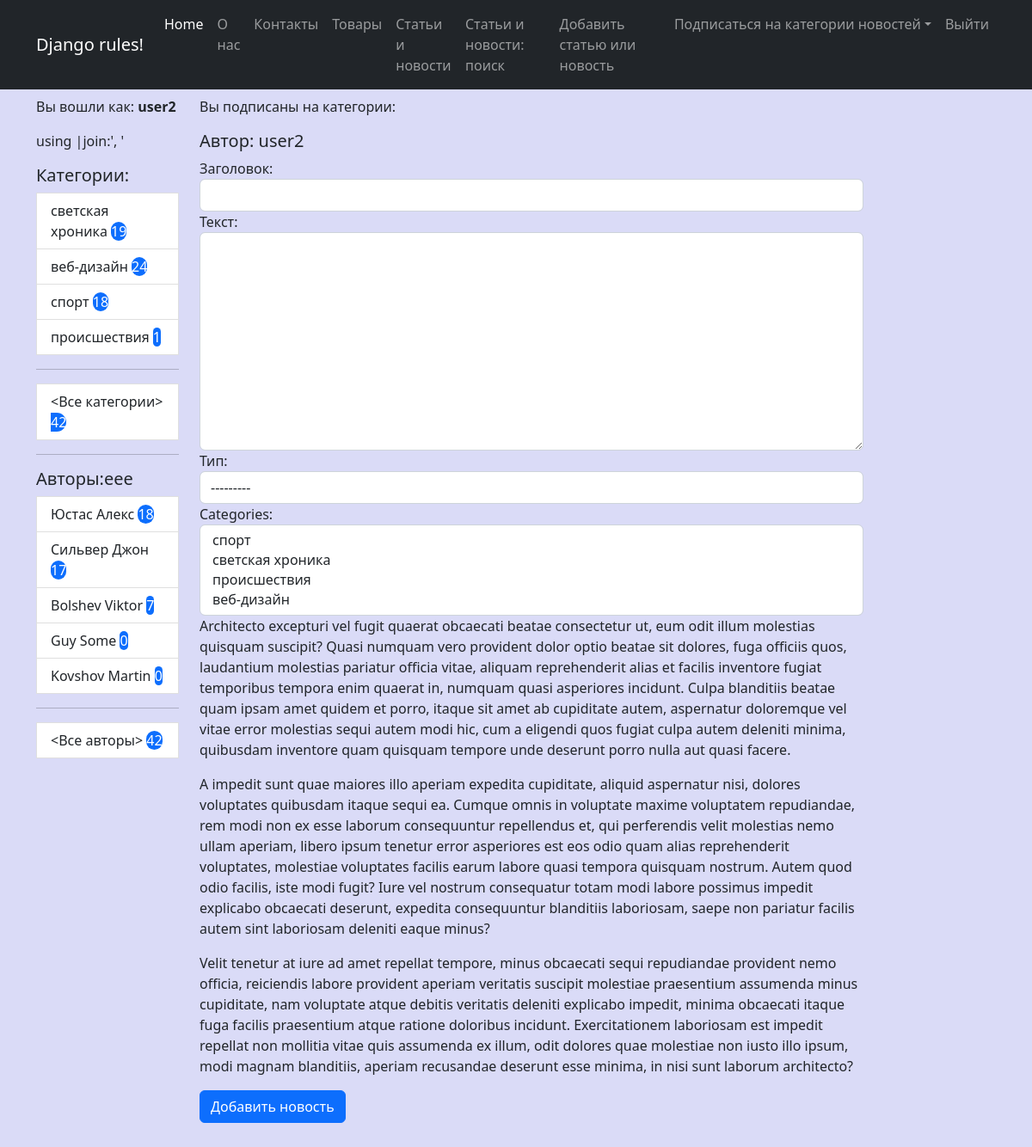
/add/ (signed in), run on the app's committed database.
### news/models.py (models this page shows, shortened)
class Category(m.Model):
    name = m.CharField(max_length=30, unique=True, verbose_name="Категория")
    user = m.ManyToManyField(User, through='UserCategory')
    def get_absolute_url(self):
        return reverse_lazy('news_by_cat', kwargs = {'pk':self.id})
    def __str__(self) -> str:
        return self.name
    class Meta:
        ordering = ['-name']
        verbose_name = "Категория"
        verbose_name_plural = 'Категории'

class Author(m.Model):
    user = m.OneToOneField(User, on_delete=m.CASCADE)
    rating = m.SmallIntegerField(default=0, verbose_name='Рейтинг')
    def get_absolute_url(self):
        return reverse_lazy('news_by_author', kwargs = {'pk':self.id})
    def __str__(self) -> str:
        return f"{self.user.last_name} {self.user.first_name}"

### news/views.py (the view, shortened to what this page needs)
# urls.py: path('add/', NewsCreate.as_view(), name='add_news'),
class NewsCreate(LoginRequiredMixin, PermissionRequiredMixin, CreateView):
    template_name = 'news/news_create.html'
    form_class = NewsForm
    permission_required = ('news.add_post', )
    def get_context_data(self, **kwargs):
        context = super().get_context_data(**kwargs)
        context['is_not_author'] = not self.request.user.groups.filter(name = 'authors').exists()
        context['categories'] = Category.objects.annotate(cnt=Count('post'))
        context['news_count'] = Post.objects.all().count
        context['authors'] = Author.objects.annotate(cnt=Count('post'))
        current_user = User.objects.get(pk=self.request.user.id)
        return context

### news/forms.py
class NewsForm(forms.ModelForm):
    class Meta:
        model = Post
        fields = ['title', 'content', 'type', 'categories']
        widgets = {
            'title': forms.TextInput(attrs={'class': 'form-control',}),
            'author': forms.Select(attrs={'class': 'form-control'}),
            'content': forms.Textarea(attrs={'class': 'form-control', 'rows':10 }),
            'type': forms.Select(attrs={'class': 'form-control'}),
            'categories': forms.SelectMultiple(attrs={'class': 'form-control'}),
        }

### news/templates/news/news_create.html (shortened to what this page needs)
{% extends 'base.html' %}
{% load custom_filters %}
{% block content %}
<h5>Автор: {{ request.user.username }}</h5>
<form method="POST">
    {{ form }}
    {% lorem 3 p random %}
    <button type="submit" class="btn btn-primary">Добавить новость</button>
</form>
{% endblock content %}

### templates/base.html (shortened to what this page needs)
{% load static %}
{% load custom_filters %}
<!DOCTYPE html>
<html lang="en">
    <head>
        <link href="https://cdn.jsdelivr.net/npm/bootstrap@5.2.1/dist/css/bootstrap.min.css" rel="stylesheet">
        <link href="https://getbootstrap.com/docs/5.2/assets/css/docs.css" rel="stylesheet">
        <link href="{% static 'css/my_style.css' %}" rel="stylesheet" type="text/css">
    </head>
    <body>
        <nav class="navbar navbar-expand-lg navbar-dark bg-dark sticky-lg-top">
            <div class="container">
                <a class="navbar-brand" href="#">Django rules!</a>
                <div class="collapse navbar-collapse" id="navbarSupportedContent">
                    <ul class="navbar-nav ms-auto mb-2 mb-lg-0">
                        <li class="nav-item"><a class="nav-link active" aria-current="page" href="#">Home</a></li>
                        <li class="nav-item"><a class="nav-link" href="/pages/about/">О нас</a></li>
                        <li class="nav-item"><a class="nav-link" href="/pages/contact/">Контакты</a></li>
                        <li class="nav-item"><a class="nav-link" href="/products/">Товары</a></li>
                        <li class="nav-item"><a class="nav-link" href="{% url 'all_news' %}">Статьи и новости</a></li>
                        <li class="nav-item"><a class="nav-link" href="{% url 'search_news' %}">Статьи и новости: поиск</a></li>
                        {% if perms.news.add_post %}
                        <li class="nav-item"><a class="nav-link" href="{% url 'add_news' %}">Добавить статью или новость</a></li>
                        {% endif %}
                        <li class="nav-item dropdown">
                            <a class="nav-link dropdown-toggle" id="navbarDropdown" href="#" role="button" data-bs-toggle="dropdown" aria-expanded="false">
                                Подписаться на категории новостей</a>
                        </li>
                        <li class="nav-item"><a class="nav-link" href="/accounts/logout">Выйти</a></li>
                    </ul>
                </div>
            </div>
        </nav>
        <div class="container">
            <div class="row mt-2">
                <div class="col-lg-2">
                    <p>Вы вошли как: <b>{{ request.user.username }}</b>
                        <p>{{ cats_by_user|join:', '}}</p><span class="comment">using |join:', '</span>
                    </p>
                    {% include 'inc/_sidebar.html' %}
                </div>
                <div class="col-lg-10">
                    <p>Вы подписаны на категории:
                    </p>
                    <div class="col-lg-10 text-start">
                        {% block content %}{% endblock content %}
                    </div>
                </div>
            </div>
        </div>
    </body>
</html>

### templates/inc/_sidebar.html
<div class="list-group">
    <h5>Категории:</h5>
    <div class="col-lt-1">
        {% for cat in categories %}
        <a href="{{ cat.get_absolute_url }}" class="list-group-item list-group-item-action" aria-current="true">
        {{ cat.name }} <span class="'badge rounded-pill text-bg-primary">{{ cat.cnt }}</span>
        </a>
        {% endfor %}
        <hr>
        <a href="{% url 'all_news' %}" class="list-group-item list-group-item-action" aria-current="true">
            <Все категории> <span class="'badge rounded-pill text-bg-primary"> {{ news_count }}</span>
        </a>
    </div>
</div>
<hr>
<h5>Авторы:eee</h5>
<div class="list-group">
    <div class="col-lt-1">
        {% for auth in authors %}
        <a href="{{ auth.get_absolute_url }}" class="list-group-item list-group-item-action" aria-current="true">
        {{ auth }} <span class="'badge rounded-pill text-bg-primary"> {{ auth.cnt }}</span>
        </a>
        {% endfor %}
        <hr>
        <a href="{% url 'all_news' %}" class="list-group-item list-group-item-action" aria-current="true">
            <Все авторы> <span class="'badge rounded-pill text-bg-primary"> {{ news_count }}</span>
        </a>
    </div>
</div>

### static/css/my_style.css (style rules this page uses)
body { background-color: rgb(218, 219, 247); }

### data on the page
Category: name "светская хроника", cnt "19"
Category: name "веб-дизайн", cnt "24"
Category: name "спорт", cnt "18"
Category: name "происшествия", cnt "1"
Author: user.first_name "Юстас Алекс", cnt "18"
Author: user.first_name "Сильвер Джон", cnt "17"
Author: user.first_name "Bolshev Viktor", cnt "7"
Author: user.first_name "Guy Some", cnt "0"
Author: user.first_name "Kovshov Martin", cnt "0"

### other printed values
{{ request.user.username }} "user2"
{{ news_count }} "42"
